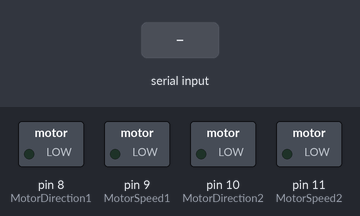
A sketch run on a simulated Arduino Uno, built with avr-gcc and run on an emulated ATmega328P. On the bench: switched loads named in the sketch (green lamp = pin HIGH). The inputs (shaded band) are chosen by the test bench. What the sketch prints to the serial monitor is not drawn.

Above: at 1.2 s.
1.3 s: "1" received over Serial
At 1.8 s:
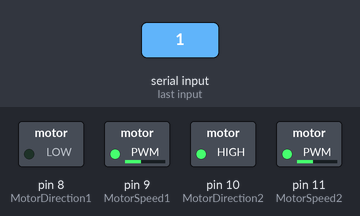
2.8 s: "0" received over Serial
At 4.0 s:
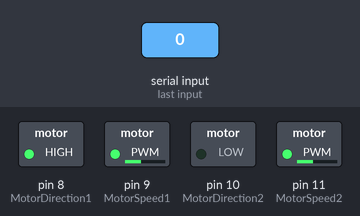
4.3 s: "3" received over Serial
At 5.2 s:
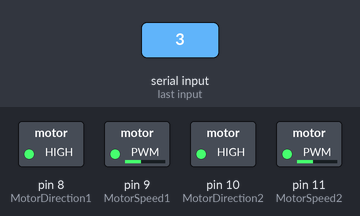
5.8 s: "4" received over Serial
At 6.4 s:
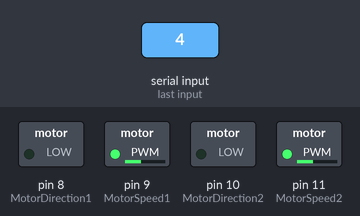
Timing chart, 0 to 8.3 s (numbered marks = the images above; inputs shaded):
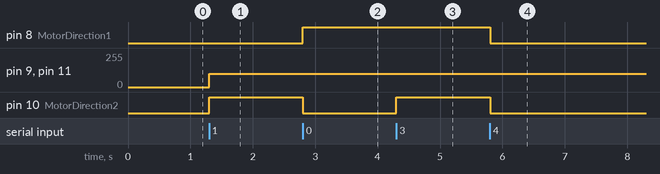

Measured:
- after the input at 1.3 s, pin 9 (MotorSpeed1), pin 11 (MotorSpeed2): 0/255 → 100/255 at once; pin 10 (MotorDirection2): LOW → HIGH at once
- after the input at 2.8 s, pin 8 (MotorDirection1): LOW → HIGH at once; pin 10 (MotorDirection2): HIGH → LOW at once
- after the input at 4.3 s, pin 10 (MotorDirection2): LOW → HIGH at once
- after the input at 5.8 s, pin 8 (MotorDirection1), pin 10 (MotorDirection2): HIGH → LOW at once

The sketch:

Arduino_Py.ino
```cpp
#define MotorDirection1 8
#define MotorSpeed1 9
#define MotorDirection2 10
#define MotorSpeed2 11
int incomingData;
int SpeedVal = 0;
void setup() {
  pinMode(MotorDirection1, OUTPUT);
  pinMode(MotorSpeed1, OUTPUT);
  pinMode(MotorDirection2, OUTPUT);
  pinMode(MotorSpeed2, OUTPUT);
  Serial.begin(9600);
  Serial.write("Press the button to control LED (Message from Arduino");
}

void loop() {

  while (Serial.available()) {
    incomingData = Serial.read();


    if (incomingData == '1') {
        digitalWrite(MotorDirection1, LOW);       //Loop increases the speed slowly until it reaches max speed.
       digitalWrite(MotorDirection2, HIGH);
  //for(SpeedVal = 0; SpeedVal < 100; SpeedVal++){
      analogWrite(MotorSpeed1,100l);
      analogWrite(MotorSpeed2,100);
  //     delay(40);
  //     }
  //    analogWrite(MotorSpeed1,0);
  //    analogWrite(MotorSpeed2,0);

    }

    if (incomingData == '0') {
        digitalWrite(MotorDirection1, HIGH);               //Loop increases the speed slowly until it reaches max speed.
       digitalWrite(MotorDirection2, LOW);
   //for(SpeedVal = 0; SpeedVal < 100; SpeedVal++){
      analogWrite(MotorSpeed1,100);
       analogWrite(MotorSpeed2,100);
   //    delay(40);
   //  }
   //  analogWrite(MotorSpeed1,0);
   //  analogWrite(MotorSpeed2,0);

    }

       if (incomingData == '3') {
        digitalWrite(MotorDirection1, HIGH);               //Loop increases the speed slowly until it reaches max speed.
       digitalWrite(MotorDirection2, HIGH);
   //for(SpeedVal = 0; SpeedVal < 100; SpeedVal++){
      analogWrite(MotorSpeed1,100);
       analogWrite(MotorSpeed2,100);
   //    delay(40);
   //  }
   //  analogWrite(MotorSpeed1,0);
   //  analogWrite(MotorSpeed2,0);

    }

           if (incomingData == '4') {
        digitalWrite(MotorDirection1,LOW );               //Loop increases the speed slowly until it reaches max speed.
       digitalWrite(MotorDirection2, LOW);
   //for(SpeedVal = 0; SpeedVal < 100; SpeedVal++){
      analogWrite(MotorSpeed1,100);
       analogWrite(MotorSpeed2,100);
   //    delay(40);
   //  }
   //  analogWrite(MotorSpeed1,0);
   //  analogWrite(MotorSpeed2,0);

    }

    if (incomingData == '2') {

        analogWrite(MotorSpeed1,0);
        analogWrite(MotorSpeed2,0);
     }
  }
}
```
